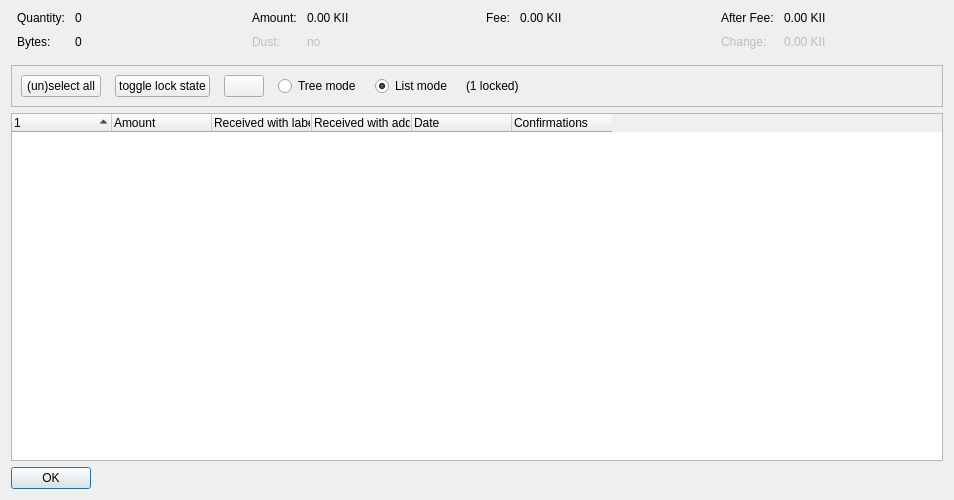
<?xml version="1.0" encoding="UTF-8"?>
<ui version="4.0">
 <class>CoinControlDialog</class>
 <widget class="QDialog" name="CoinControlDialog">
  <property name="geometry">
   <rect>
    <x>0</x>
    <y>0</y>
    <width>954</width>
    <height>500</height>
   </rect>
  </property>
  <property name="windowTitle">
   <string>Coin Selection</string>
  </property>
  <layout class="QVBoxLayout" name="verticalLayout">
   <item>
    <layout class="QHBoxLayout" name="horizontalLayoutTop" stretch="0,0,0,0">
     <property name="topMargin">
      <number>0</number>
     </property>
     <property name="bottomMargin">
      <number>10</number>
     </property>
     <item>
      <layout class="QFormLayout" name="formLayoutCoinControl1">
       <property name="horizontalSpacing">
        <number>10</number>
       </property>
       <property name="verticalSpacing">
        <number>10</number>
       </property>
       <property name="leftMargin">
        <number>6</number>
       </property>
       <property name="rightMargin">
        <number>6</number>
       </property>
       <item row="0" column="0">
        <widget class="QLabel" name="labelCoinControlQuantityText">
         <property name="text">
          <string>Quantity:</string>
         </property>
        </widget>
       </item>
       <item row="0" column="1">
        <widget class="QLabel" name="labelCoinControlQuantity">
         <property name="cursor">
          <cursorShape>IBeamCursor</cursorShape>
         </property>
         <property name="contextMenuPolicy">
          <enum>Qt::ActionsContextMenu</enum>
         </property>
         <property name="text">
          <string notr="true">0</string>
         </property>
         <property name="textInteractionFlags">
          <set>Qt::LinksAccessibleByMouse|Qt::TextSelectableByKeyboard|Qt::TextSelectableByMouse</set>
         </property>
        </widget>
       </item>
       <item row="1" column="0">
        <widget class="QLabel" name="labelCoinControlBytesText">
         <property name="text">
          <string>Bytes:</string>
         </property>
        </widget>
       </item>
       <item row="1" column="1">
        <widget class="QLabel" name="labelCoinControlBytes">
         <property name="cursor">
          <cursorShape>IBeamCursor</cursorShape>
         </property>
         <property name="contextMenuPolicy">
          <enum>Qt::ActionsContextMenu</enum>
         </property>
         <property name="text">
          <string notr="true">0</string>
         </property>
         <property name="textInteractionFlags">
          <set>Qt::LinksAccessibleByMouse|Qt::TextSelectableByKeyboard|Qt::TextSelectableByMouse</set>
         </property>
        </widget>
       </item>
      </layout>
     </item>
     <item>
      <layout class="QFormLayout" name="formLayoutCoinControl2">
       <property name="horizontalSpacing">
        <number>10</number>
       </property>
       <property name="verticalSpacing">
        <number>10</number>
       </property>
       <property name="leftMargin">
        <number>6</number>
       </property>
       <property name="rightMargin">
        <number>6</number>
       </property>
       <item row="0" column="0">
        <widget class="QLabel" name="labelCoinControlAmountText">
         <property name="text">
          <string>Amount:</string>
         </property>
        </widget>
       </item>
       <item row="0" column="1">
        <widget class="QLabel" name="labelCoinControlAmount">
         <property name="cursor">
          <cursorShape>IBeamCursor</cursorShape>
         </property>
         <property name="contextMenuPolicy">
          <enum>Qt::ActionsContextMenu</enum>
         </property>
         <property name="text">
          <string notr="true">0.00 KII</string>
         </property>
         <property name="textInteractionFlags">
          <set>Qt::LinksAccessibleByMouse|Qt::TextSelectableByKeyboard|Qt::TextSelectableByMouse</set>
         </property>
        </widget>
       </item>
       <item row="1" column="0">
        <widget class="QLabel" name="labelCoinControlLowOutputText">
         <property name="enabled">
          <bool>false</bool>
         </property>
         <property name="text">
          <string>Dust:</string>
         </property>
        </widget>
       </item>
       <item row="1" column="1">
        <widget class="QLabel" name="labelCoinControlLowOutput">
         <property name="enabled">
          <bool>false</bool>
         </property>
         <property name="cursor">
          <cursorShape>IBeamCursor</cursorShape>
         </property>
         <property name="contextMenuPolicy">
          <enum>Qt::ActionsContextMenu</enum>
         </property>
         <property name="text">
          <string notr="true">no</string>
         </property>
         <property name="textInteractionFlags">
          <set>Qt::LinksAccessibleByMouse|Qt::TextSelectableByKeyboard|Qt::TextSelectableByMouse</set>
         </property>
        </widget>
       </item>
      </layout>
     </item>
     <item>
      <layout class="QFormLayout" name="formLayoutCoinControl3">
       <property name="horizontalSpacing">
        <number>10</number>
       </property>
       <property name="verticalSpacing">
        <number>10</number>
       </property>
       <property name="leftMargin">
        <number>6</number>
       </property>
       <property name="rightMargin">
        <number>6</number>
       </property>
       <item row="0" column="0">
        <widget class="QLabel" name="labelCoinControlFeeText">
         <property name="text">
          <string>Fee:</string>
         </property>
        </widget>
       </item>
       <item row="0" column="1">
        <widget class="QLabel" name="labelCoinControlFee">
         <property name="cursor">
          <cursorShape>IBeamCursor</cursorShape>
         </property>
         <property name="contextMenuPolicy">
          <enum>Qt::ActionsContextMenu</enum>
         </property>
         <property name="text">
          <string notr="true">0.00 KII</string>
         </property>
         <property name="textInteractionFlags">
          <set>Qt::LinksAccessibleByMouse|Qt::TextSelectableByKeyboard|Qt::TextSelectableByMouse</set>
         </property>
        </widget>
       </item>
      </layout>
     </item>
     <item>
      <layout class="QFormLayout" name="formLayoutCoinControl4">
       <property name="horizontalSpacing">
        <number>10</number>
       </property>
       <property name="verticalSpacing">
        <number>10</number>
       </property>
       <property name="leftMargin">
        <number>6</number>
       </property>
       <property name="rightMargin">
        <number>6</number>
       </property>
       <item row="0" column="0">
        <widget class="QLabel" name="labelCoinControlAfterFeeText">
         <property name="text">
          <string>After Fee:</string>
         </property>
        </widget>
       </item>
       <item row="0" column="1">
        <widget class="QLabel" name="labelCoinControlAfterFee">
         <property name="cursor">
          <cursorShape>IBeamCursor</cursorShape>
         </property>
         <property name="contextMenuPolicy">
          <enum>Qt::ActionsContextMenu</enum>
         </property>
         <property name="text">
          <string notr="true">0.00 KII</string>
         </property>
         <property name="textInteractionFlags">
          <set>Qt::LinksAccessibleByMouse|Qt::TextSelectableByKeyboard|Qt::TextSelectableByMouse</set>
         </property>
        </widget>
       </item>
       <item row="1" column="0">
        <widget class="QLabel" name="labelCoinControlChangeText">
         <property name="enabled">
          <bool>false</bool>
         </property>
         <property name="text">
          <string>Change:</string>
         </property>
        </widget>
       </item>
       <item row="1" column="1">
        <widget class="QLabel" name="labelCoinControlChange">
         <property name="enabled">
          <bool>false</bool>
         </property>
         <property name="cursor">
          <cursorShape>IBeamCursor</cursorShape>
         </property>
         <property name="contextMenuPolicy">
          <enum>Qt::ActionsContextMenu</enum>
         </property>
         <property name="text">
          <string notr="true">0.00 KII</string>
         </property>
         <property name="textInteractionFlags">
          <set>Qt::LinksAccessibleByMouse|Qt::TextSelectableByKeyboard|Qt::TextSelectableByMouse</set>
         </property>
        </widget>
       </item>
      </layout>
     </item>
    </layout>
   </item>
   <item>
    <widget class="QFrame" name="frame">
     <property name="minimumSize">
      <size>
       <width>0</width>
       <height>40</height>
      </size>
     </property>
     <property name="frameShape">
      <enum>QFrame::StyledPanel</enum>
     </property>
     <property name="frameShadow">
      <enum>QFrame::Sunken</enum>
     </property>
     <layout class="QHBoxLayout" name="horizontalLayout">
      <item>
       <layout class="QHBoxLayout" name="horizontalLayoutPanel" stretch="0,0,0,0,0,0,0">
        <property name="spacing">
         <number>14</number>
        </property>
        <item>
         <widget class="QPushButton" name="pushButtonSelectAll">
          <property name="sizePolicy">
           <sizepolicy hsizetype="Maximum" vsizetype="Fixed">
            <horstretch>0</horstretch>
            <verstretch>0</verstretch>
           </sizepolicy>
          </property>
          <property name="text">
           <string>(un)select all</string>
          </property>
          <property name="autoDefault">
           <bool>false</bool>
          </property>
         </widget>
        </item>
        <item>
         <widget class="QPushButton" name="pushButtonToggleLock">
          <property name="sizePolicy">
           <sizepolicy hsizetype="Maximum" vsizetype="Fixed">
            <horstretch>0</horstretch>
            <verstretch>0</verstretch>
           </sizepolicy>
          </property>
          <property name="text">
           <string>toggle lock state</string>
          </property>
          <property name="autoDefault">
           <bool>false</bool>
          </property>
         </widget>
        </item>
        <item>
         <widget class="QPushButton" name="hideButton">
          <property name="sizePolicy">
           <sizepolicy hsizetype="Maximum" vsizetype="Fixed">
            <horstretch>0</horstretch>
            <verstretch>0</verstretch>
           </sizepolicy>
          </property>
          <property name="text">
           <string/>
          </property>
          <property name="autoDefault">
           <bool>false</bool>
          </property>
         </widget>
        </item>
        <item>
         <widget class="QRadioButton" name="radioTreeMode">
          <property name="sizePolicy">
           <sizepolicy hsizetype="Maximum" vsizetype="Fixed">
            <horstretch>0</horstretch>
            <verstretch>0</verstretch>
           </sizepolicy>
          </property>
          <property name="text">
           <string>Tree mode</string>
          </property>
         </widget>
        </item>
        <item>
         <widget class="QRadioButton" name="radioListMode">
          <property name="sizePolicy">
           <sizepolicy hsizetype="Maximum" vsizetype="Fixed">
            <horstretch>0</horstretch>
            <verstretch>0</verstretch>
           </sizepolicy>
          </property>
          <property name="text">
           <string>List mode</string>
          </property>
          <property name="checked">
           <bool>true</bool>
          </property>
         </widget>
        </item>
        <item>
         <widget class="QLabel" name="labelLocked">
          <property name="text">
           <string>(1 locked)</string>
          </property>
         </widget>
        </item>
        <item>
         <spacer name="horizontalSpacer">
          <property name="orientation">
           <enum>Qt::Horizontal</enum>
          </property>
          <property name="sizeHint" stdset="0">
           <size>
            <width>40</width>
            <height>20</height>
           </size>
          </property>
         </spacer>
        </item>
       </layout>
      </item>
     </layout>
    </widget>
   </item>
   <item>
    <widget class="CoinControlTreeWidget" name="treeWidget">
     <property name="contextMenuPolicy">
      <enum>Qt::CustomContextMenu</enum>
     </property>
     <property name="sortingEnabled">
      <bool>false</bool>
     </property>
     <attribute name="headerShowSortIndicator" stdset="0">
      <bool>true</bool>
     </attribute>
     <attribute name="headerStretchLastSection">
      <bool>false</bool>
     </attribute>
     <column>
      <property name="text">
       <string/>
      </property>
     </column>
     <column>
      <property name="text">
       <string>Amount</string>
      </property>
     </column>
     <column>
      <property name="text">
       <string>Received with label</string>
      </property>
     </column>
     <column>
      <property name="text">
       <string>Received with address</string>
      </property>
     </column>
     <column>
      <property name="text">
       <string>Date</string>
      </property>
     </column>
     <column>
      <property name="text">
       <string>Confirmations</string>
      </property>
      <property name="toolTip">
       <string>Confirmed</string>
      </property>
     </column>
    </widget>
   </item>
   <item>
    <widget class="QDialogButtonBox" name="buttonBox">
     <property name="sizePolicy">
      <sizepolicy hsizetype="Maximum" vsizetype="Fixed">
       <horstretch>0</horstretch>
       <verstretch>0</verstretch>
      </sizepolicy>
     </property>
     <property name="orientation">
      <enum>Qt::Horizontal</enum>
     </property>
     <property name="standardButtons">
      <set>QDialogButtonBox::Ok</set>
     </property>
    </widget>
   </item>
  </layout>
 </widget>
 <customwidgets>
  <customwidget>
   <class>CoinControlTreeWidget</class>
   <extends>QTreeWidget</extends>
   <header>qt/coincontroltreewidget.h</header>
  </customwidget>
 </customwidgets>
 <resources/>
 <connections/>
</ui>
